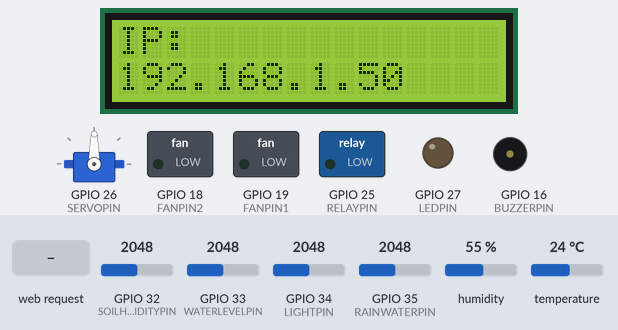
A sketch run on a simulated ESP32. Parts: 16×2 character LCD, servo, switched loads named in the sketch (green lamp = pin HIGH), output pins drawn as LEDs (lit = HIGH), buzzer (waves = sounding, pin HIGH). Inputs (shaded band) come from the test bench; at power-on: GPIO 32 (SOILHUMIDITYPIN) = 2048, GPIO 33 (WATERLEVELPIN) = 2048, GPIO 34 (LIGHTPIN) = 2048, GPIO 35 (RAINWATERPIN) = 2048, humidity 55 %, temperature 24 °C. WiFi joins after 1.5 s; servers stay silent unless stated; what the sketch prints to the serial monitor is not drawn.

Above: at 5.2 s.
5.3 s: HTTP request GET /a received
6.8 s: HTTP request GET /A received
8.8 s: HTTP request GET /b received
Timing chart, 0 to 11.8 s (numbered marks = the images above; inputs shaded):
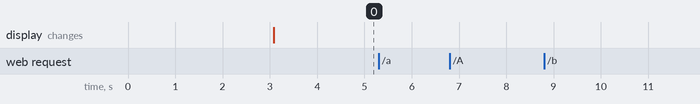

The sketch:

12.1APP-Smart-Farm.ino
```cpp
#include <Arduino.h>
#ifdef ESP32
  #include <WiFi.h>
#elif defined(ESP8266)
  #include <ESP8266WiFi.h>
#endif

#include <dht11.h>
#include <analogWrite.h>
#include <ESP32_Servo.h>
#include <LiquidCrystal_I2C.h>
#include "BuzzerMusic.h"

//To be displayed
#define DHT11PIN        17  //Temperature and humidity sensor pin
#define RAINWATERPIN    35  //Steam sensor pin
#define LIGHTPIN        34  //Photoresistor pin
#define WATERLEVELPIN   33  //Water level sensor pin
#define SOILHUMIDITYPIN 32  //Soil humidity sensor pin
//To be controlled
#define LEDPIN          27  //LED pin
#define RELAYPIN        25  //Relay pin (to control water pump)
#define SERVOPIN        26  //Servo pin
#define FANPIN1         19  //Fan IN+ pin
#define FANPIN2         18  //Fan IN- pin
#define BUZZERPIN       16  //Buzzer pin

const char* ssid = "your_SSID";
const char* pwd = "your_PASSWORD";

//Initialize LCD1602, 0x27 is I2C address
LiquidCrystal_I2C lcd(0x27,16,2);
WiFiServer server(80);  //Initialize wifi server
dht11 DHT11;            //Initialize temperature and humidity sensor
Servo myservo;          // create servo object to control a servo
                // 16 servo objects can be created on the ESP32

//Define variable as detected values
String request;
String dataBuffer;
int Temperature;   //Temperature
int Humidity;      //Humidity
int SoilHumidity;  //Soil humidity
int Light;         //Brightness
int WaterLevel;    //Water level
int Rainwater;     //Rainfall

void setup() {
  Serial.begin(9600);
  //Connect to wifi
  WiFi.begin(ssid, pwd);
  //Determine whether connected
  Serial.println("Connecting to WiFi...");
  while (WiFi.status() != WL_CONNECTED) {
    delay(1000);
    Serial.print(".");
  }
  delay(1000);
  //Serial monitor prints wifi name and IP address
  Serial.println("Connected to WiFi");
  Serial.print("WiFi NAME:");
  Serial.println(ssid);
  Serial.print("IP:");
  Serial.println(WiFi.localIP());

  //Initialize LCD
  lcd.init();
  // Turn the (optional) backlight off/on
  lcd.backlight();
  //lcd.noBacklight();
  lcd.clear();
  //Set the position of cursor
  lcd.setCursor(0, 0);
  //LCD prints
  lcd.print("IP:");
  //Set the position of cursor
  lcd.setCursor(0, 1);
  //LCD prints
  lcd.print(WiFi.localIP());

  //set pins mode
  pinMode(LEDPIN,OUTPUT);
  pinMode(RAINWATERPIN,INPUT);
  pinMode(LIGHTPIN,INPUT);
  pinMode(SOILHUMIDITYPIN,INPUT);
  pinMode(WATERLEVELPIN,INPUT);
  pinMode(RELAYPIN,OUTPUT);
  pinMode(FANPIN1,OUTPUT);
  pinMode(FANPIN2,OUTPUT);
  pinMode(BUZZERPIN,OUTPUT);
  delay(1000);

  // attaches the servo on pin 26 to the servo object
  myservo.attach(SERVOPIN);

  //Start server
  server.begin();
}

void loop() {
  //Check whether a client is connected to the web server
  //When the client is connected to server, "server.available()" returns a WiFiClient object for communication at client-side.
  WiFiClient client = server.available();
  if (client) {
    Serial.println("New client connected");
    while (client.connected()) {
      //Determine whether the server sends data
      if (client.available()) {
        request = client.readStringUntil('s');
        Serial.print("Received message: ");
        Serial.println(request);
      }
        //Acquire all senser data
        getSensorsData();
        //put all data into "dataBuffer"
        dataBuffer = "";
        dataBuffer += String(Temperature,HEX);
        dataBuffer += String(Humidity,HEX);
        dataBuffer += dataHandle(SoilHumidity);
        dataBuffer += dataHandle(Light);
        dataBuffer += dataHandle(WaterLevel);
        dataBuffer += dataHandle(Rainwater);
        //Send data to server, transmit to APP
        client.print(dataBuffer);
        delay(500);

      //LED
      if(request == "a")
      {
        digitalWrite(LEDPIN,HIGH);
      }
      else if(request == "A")
      {
        digitalWrite(LEDPIN,LOW);
      }
      //Irrigation
      else if(request == "b")
      {
        digitalWrite(RELAYPIN,HIGH);
        delay(400);//Irrigation delay
        digitalWrite(RELAYPIN,LOW);
        delay(650);
      }
      //Fan
      else if(request == "c")
      {
        delay(800);
        digitalWrite(FANPIN1, HIGH);
        digitalWrite(FANPIN2, LOW);
        delay(200);
      }
      else if(request == "C")
      {
        digitalWrite(FANPIN1, LOW);
        digitalWrite(FANPIN2, LOW);
      }
      //Feeding box
      else if(request == "d")
      {
        //Servo rotates to 180°, open feeding box
        myservo.write(80);
        delay(500);
      }
      else if(request == "D")
      {
        //Servo rotates to 80°, close feeding box
        myservo.write(180);
      }
      //Music
      else if(request == "e")
      {
        Music();
      }
      request = "";
    }
    Serial.println("Client disconnected");
  }
}

void getSensorsData() {
  //Acquire data
  int chk = DHT11.read(DHT11PIN);
  //Steam sensor
  Rainwater = analogRead(RAINWATERPIN);
  //Photoresistor
  Light = analogRead(LIGHTPIN);
  //Soil humidity sensor
  SoilHumidity = analogRead(SOILHUMIDITYPIN) * 2.3;
  //Water level sensor
  WaterLevel = analogRead(WATERLEVELPIN) * 2.5;
  //Temperature
  Temperature = DHT11.temperature;
  //Humidity
  Humidity = DHT11.humidity;
}

void Music() {
  // iterate over the notes of the melody:
  for (int thisNote = 0; thisNote < 98; thisNote++) {

    // to calculate the note duration, take one second
    // divided by the note type.
    //e.g. quarter note = 1000 / 4, eighth note = 1000/8, etc.
    int noteDuration = 700/noteDurations2[thisNote];
    tone(BUZZERPIN, melody2[thisNote],noteDuration);

    // to distinguish the notes, set a minimum time between them.
    // the note's duration + 30% seems to work well:
    int pauseBetweenNotes = noteDuration * 1.30;
    delay(pauseBetweenNotes);
    // stop the tone playing:
    noTone(BUZZERPIN);
  }
}

//Convert data into percentage
String dataHandle(int data){
  // Convert analog values into percentage
  int percentage = (data / 4095.0) * 100;
  // If the converted percentage is greater than 100, output 100.
  percentage = percentage > 100 ? 100 : percentage;
  // Six characters store hexadecimal strings, one character is as terminators
  char hexString[3];
  // Convert hexadecimal values to 6-digit hexadecimal strings, add leading zeros: 0 is 00, 1 is 01...
  sprintf(hexString, "%02X", percentage);

  return hexString;
}
```

BuzzerMusic.h
```cpp
#define NOTE_B0  31
#define NOTE_C1  33
#define NOTE_CS1 35
#define NOTE_D1  37
#define NOTE_DS1 39
#define NOTE_E1  41
#define NOTE_F1  44
#define NOTE_FS1 46
#define NOTE_G1  49
#define NOTE_GS1 52
#define NOTE_A1  55
#define NOTE_AS1 58
#define NOTE_B1  62
#define NOTE_C2  65
#define NOTE_CS2 69
#define NOTE_D2  73
#define NOTE_DS2 78
#define NOTE_E2  82
#define NOTE_F2  87
#define NOTE_FS2 93
#define NOTE_G2  98
#define NOTE_GS2 104
#define NOTE_A2  110
#define NOTE_AS2 117
#define NOTE_B2  123
#define NOTE_C3  131
#define NOTE_CS3 139
#define NOTE_D3  147
#define NOTE_DS3 156
#define NOTE_E3  165
#define NOTE_F3  175
#define NOTE_FS3 185
#define NOTE_G3  196
#define NOTE_GS3 208
#define NOTE_A3  220
#define NOTE_AS3 233
#define NOTE_B3  247
#define NOTE_C4  262
#define NOTE_CS4 277
#define NOTE_D4  294
#define NOTE_DS4 311
#define NOTE_E4  330
#define NOTE_F4  349
#define NOTE_FS4 370
#define NOTE_G4  392
#define NOTE_GS4 415
#define NOTE_A4  440
#define NOTE_AS4 466
#define NOTE_B4  494
#define NOTE_C5  523
#define NOTE_CS5 554
#define NOTE_D5  587
#define NOTE_DS5 622
#define NOTE_E5  659
#define NOTE_F5  698
#define NOTE_FS5 740
#define NOTE_G5  784
#define NOTE_GS5 831
#define NOTE_A5  880
#define NOTE_AS5 932
#define NOTE_B5  988
#define NOTE_C6  1047
#define NOTE_CS6 1109
#define NOTE_D6  1175
#define NOTE_DS6 1245
#define NOTE_E6  1319
#define NOTE_F6  1397
#define NOTE_FS6 1480
#define NOTE_G6  1568
#define NOTE_GS6 1661
#define NOTE_A6  1760
#define NOTE_AS6 1865
#define NOTE_B6  1976
#define NOTE_C7  2093
#define NOTE_CS7 2217
#define NOTE_D7  2349
#define NOTE_DS7 2489
#define NOTE_E7  2637
#define NOTE_F7  2794
#define NOTE_FS7 2960
#define NOTE_G7  3136
#define NOTE_GS7 3322
#define NOTE_A7  3520
#define NOTE_AS7 3729
#define NOTE_B7  3951
#define NOTE_C8  4186
#define NOTE_CS8 4435
#define NOTE_D8  4699
#define NOTE_DS8 4978

// notes in the melody:
int melody[] = {
  NOTE_E4, NOTE_E4, NOTE_E4, NOTE_C4, NOTE_E4, NOTE_G4, NOTE_G3,
  NOTE_C4, NOTE_G3, NOTE_E3, NOTE_A3, NOTE_B3, NOTE_AS3, NOTE_A3, NOTE_G3, NOTE_E4, NOTE_G4, NOTE_A4, NOTE_F4, NOTE_G4, NOTE_E4, NOTE_C4, NOTE_D4, NOTE_B3,
  NOTE_C4, NOTE_G3, NOTE_E3, NOTE_A3, NOTE_B3, NOTE_AS3, NOTE_A3, NOTE_G3, NOTE_E4, NOTE_G4, NOTE_A4, NOTE_F4, NOTE_G4, NOTE_E4, NOTE_C4, NOTE_D4, NOTE_B3,
  NOTE_G4, NOTE_FS4, NOTE_E4, NOTE_DS4, NOTE_E4, NOTE_GS3, NOTE_A3, NOTE_C4, NOTE_A3, NOTE_C4, NOTE_D4, NOTE_G4, NOTE_FS4, NOTE_E4, NOTE_DS4, NOTE_E4, NOTE_C5, NOTE_C5, NOTE_C5,
  NOTE_G4, NOTE_FS4, NOTE_E4, NOTE_DS4, NOTE_E4, NOTE_GS3, NOTE_A3, NOTE_C4, NOTE_A3, NOTE_C4, NOTE_D4, NOTE_DS4, NOTE_D4, NOTE_C4,
  NOTE_C4, NOTE_C4, NOTE_C4, NOTE_C4, NOTE_D4, NOTE_E4, NOTE_C4, NOTE_A3, NOTE_G3, NOTE_C4, NOTE_C4, NOTE_C4, NOTE_C4, NOTE_D4, NOTE_E4,
  NOTE_C4, NOTE_C4, NOTE_C4, NOTE_C4, NOTE_D4, NOTE_E4, NOTE_C4, NOTE_A3, NOTE_G3
};
int melody2[] = {
  NOTE_E4, NOTE_E4, NOTE_E4, NOTE_C4, NOTE_E4, NOTE_G4, NOTE_G3,
  NOTE_C4, NOTE_G3, NOTE_E3, NOTE_A3, NOTE_B3, NOTE_AS3, NOTE_A3, NOTE_G3, NOTE_E4, NOTE_G4, NOTE_A4, NOTE_F4, NOTE_G4, NOTE_E4, NOTE_C4, NOTE_D4, NOTE_B3,
  NOTE_C4, NOTE_G3, NOTE_E3, NOTE_A3, NOTE_B3, NOTE_AS3, NOTE_A3, NOTE_G3, NOTE_E4, NOTE_G4, NOTE_A4, NOTE_F4, NOTE_G4, NOTE_E4, NOTE_C4, NOTE_D4, NOTE_B3,
};

// note durations: 4 = quarter note, 8 = eighth note, etc.:
int noteDurations[] = {
  8,4,4,8,4,2,2,
  3,3,3,4,4,8,4,8,8,8,4,8,4,3,8,8,3,
  3,3,3,4,4,8,4,8,8,8,4,8,4,3,8,8,2,
  8,8,8,4,4,8,8,4,8,8,3,8,8,8,4,4,4,8,2,
  8,8,8,4,4,8,8,4,8,8,3,3,3,1,
  8,4,4,8,4,8,4,8,2,8,4,4,8,4,1,
  8,4,4,8,4,8,4,8,2
};
int noteDurations2[] = {
  8,4,4,8,4,2,2,
  3,3,3,4,4,8,4,8,8,8,4,8,4,3,8,8,3,
  3,3,3,4,4,8,4,8,8,8,4,8,4,3,8,8,2,
};
```

Measured:
- after the input at 5.3 s, every drawn part: stays the same
- after the input at 6.8 s, every drawn part: stays the same
- after the input at 8.8 s, every drawn part: stays the same
